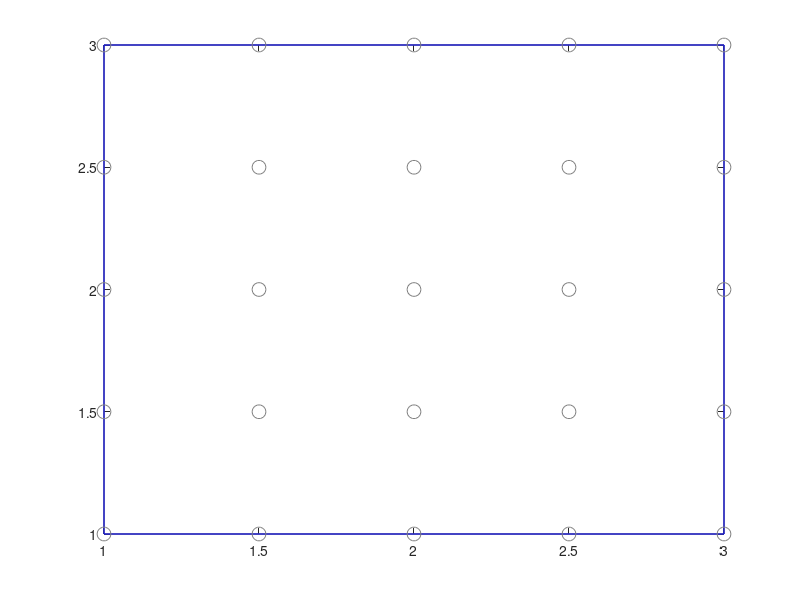

Reproduce this figure in MATLAB. (Note: this script raises an error after producing the figure.)
function test_vem_v5
    % Undeformed vertices
    V0= [ 
         1 3;
         2 3;
         3 3;
         3 2;
         3 1;
         2 1;
         1 1;
         1 2;
        ];
    
    % Deformed vertices
%     V1= [ 
%          1 3;
%          2 3.5;
%          3 3;
%          3 2;
%          3 1;
%          2 0.5;
%          1 1;
%          1 2;
%         ];
    V1= [ 
         1 3.0;
         2 3;
         3 3;
         3 2;
         3 1;
         2 1;
         1 1;
         1 2;
        ];
    
    
    % Edges
    E=[ 1 2;
        2 3;
        3 4;
        4 5;
        5 6;
        6 7;
        7 8;
        8 1 ];
    % Plotting surface
    figure(1)
    clf;
    plot([V0(E(:,1),1)'; V0(E(:,2),1)'], [V0(E(:,1),2)'; V0(E(:,2),2)'],'Color',[0.5 0.5 0.5]);
    hold on;
    plot([V1(E(:,1),1)'; V1(E(:,2),1)'], [V1(E(:,1),2)'; V1(E(:,2),2)'],'Color','b');
    hold on;
    
    V=V0;
    
    X_com = mean(V0,1)';    % undeformed center of mass
    x_com = mean(V1,1)';    % deformed center of mass
    
    x = 1:0.5:3;
    y = 1:0.5:3;
    [X,Y] = meshgrid(x,y);
    plot(X(:),Y(:),'o','Color',[0.5 0.5 0.5],'MarkerSize',10);
    X=[X(:) Y(:)];
    
    k=2;
    % Compute monomial basis for each query point
    M=zeros(2*size(X,1), k);
    for i = 1:size(X,1)
        q=(X(i,:)'-X_com)';
        Mi = [1 1; q;]';
        M(2*i-1:2*i,:) = Mi;
    end
    
    % pseudo-inverse for M
    Pm = pinv(M);
        
    ProjX = zeros(2*size(X,1),size(V,1));
    X_flat = X';
    X_flat = X_flat(:);
    P = zeros(size(E,1), k, 2);
    
    % Compute per-edge projection matrix
    for i = 1:size(E,1)
        u = [V(E(i,1),:) V(E(i,2),:)]';
%         u = V(E(i,:),:)';
%         u = V(i,:)';
        
        Pu = pinv(u);
        
        p = Pm*X_flat*Pu;
        
        fun = @(r)M*r*u - X_flat;
        pf = lsqnonlin(fun,[1 0 0 0; 0 1 0 0])
        xx = M*pf*u;
        x=M*p*u;
        norm(xx-x)
        ProjX(i,:,:) = x;
        P(i,:,:)=p;
    end
    
    % Compute weighting terms
    a = zeros(size(X,1), size(E,1));
    for i = 1:size(X,1)
        C = squeeze(ProjX(:,i,:))';
        d = X(i,:)';
        
        % All weights non-negative
        A = -eye(size(E,1));
        b = zeros(size(E,1));
        
        % Weights sum to one.
        Aeq = ones(1,size(E,1));
        beq = 1;
        
        a(i,:) = lsqlin(C,d,A,b,Aeq,beq);
    end
    
    % Compute deformed positions from 
    for i=1:size(X,1)
        x = [0 0];
        
        for j=1:size(E,1)
%             u = [V1(E(j,1),:); V1(E(j,2),:)]';
            u = V1(j,:); % Deformed DOF values
            size(squeeze(P(j,:,:)))
            x = x + a(i,j) * M(i,:) * squeeze(P(j,:,:))' * u;
            x
        end
        plot(x(1),x(2),'.','Color','r','MarkerSize',15);
        hold on
    end
        % All undeformed positions
%     n=10;
%     Xx=linspace(1,3,n);
%     Xy=repelem(3,n);
%         plot(X(1),X(2),'.','Color',[0.5 0.5 0.5]);

    plot(X_com(1), X_com(2),'x','MarkerSize',10,'Color','r');
    xlim([0 4]);
    ylim([0 4]);

end